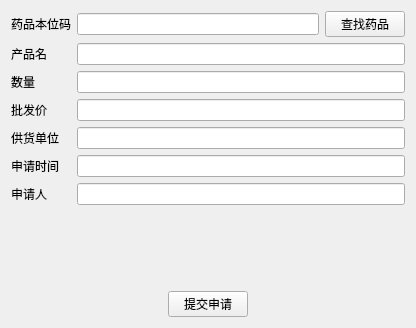
<?xml version="1.0" encoding="UTF-8"?>
<ui version="4.0">
 <class>purchase_record</class>
 <widget class="QWidget" name="purchase_record">
  <property name="geometry">
   <rect>
    <x>0</x>
    <y>0</y>
    <width>416</width>
    <height>328</height>
   </rect>
  </property>
  <property name="windowTitle">
   <string>Form</string>
  </property>
  <layout class="QVBoxLayout" name="verticalLayout">
   <item>
    <layout class="QFormLayout" name="formLayout">
     <item row="0" column="0">
      <widget class="QLabel" name="label">
       <property name="text">
        <string>药品本位码</string>
       </property>
      </widget>
     </item>
     <item row="2" column="0">
      <widget class="QLabel" name="label_2">
       <property name="text">
        <string>数量</string>
       </property>
      </widget>
     </item>
     <item row="3" column="0">
      <widget class="QLabel" name="label_4">
       <property name="text">
        <string>批发价</string>
       </property>
      </widget>
     </item>
     <item row="4" column="0">
      <widget class="QLabel" name="label_5">
       <property name="text">
        <string>供货单位</string>
       </property>
      </widget>
     </item>
     <item row="5" column="0">
      <widget class="QLabel" name="label_6">
       <property name="text">
        <string>申请时间</string>
       </property>
      </widget>
     </item>
     <item row="6" column="0">
      <widget class="QLabel" name="label_3">
       <property name="text">
        <string>申请人</string>
       </property>
       <property name="alignment">
        <set>Qt::AlignLeading|Qt::AlignLeft|Qt::AlignVCenter</set>
       </property>
      </widget>
     </item>
     <item row="0" column="1">
      <layout class="QHBoxLayout" name="horizontalLayout_2">
       <item>
        <widget class="QLineEdit" name="mid">
         <property name="readOnly">
          <bool>true</bool>
         </property>
        </widget>
       </item>
       <item>
        <widget class="QPushButton" name="select_mid">
         <property name="text">
          <string>查找药品</string>
         </property>
        </widget>
       </item>
      </layout>
     </item>
     <item row="2" column="1">
      <widget class="QLineEdit" name="num"/>
     </item>
     <item row="3" column="1">
      <widget class="QLineEdit" name="price"/>
     </item>
     <item row="4" column="1">
      <widget class="QLineEdit" name="supplier"/>
     </item>
     <item row="5" column="1">
      <widget class="QLineEdit" name="date">
       <property name="readOnly">
        <bool>true</bool>
       </property>
      </widget>
     </item>
     <item row="6" column="1">
      <widget class="QLineEdit" name="staff">
       <property name="readOnly">
        <bool>true</bool>
       </property>
      </widget>
     </item>
     <item row="1" column="0">
      <widget class="QLabel" name="label_7">
       <property name="text">
        <string>产品名</string>
       </property>
      </widget>
     </item>
     <item row="1" column="1">
      <widget class="QLineEdit" name="ap_name">
       <property name="readOnly">
        <bool>true</bool>
       </property>
      </widget>
     </item>
    </layout>
   </item>
   <item>
    <layout class="QHBoxLayout" name="horizontalLayout">
     <item>
      <spacer name="horizontalSpacer">
       <property name="orientation">
        <enum>Qt::Horizontal</enum>
       </property>
       <property name="sizeHint" stdset="0">
        <size>
         <width>40</width>
         <height>20</height>
        </size>
       </property>
      </spacer>
     </item>
     <item>
      <widget class="QPushButton" name="commit">
       <property name="text">
        <string>提交申请</string>
       </property>
      </widget>
     </item>
     <item>
      <spacer name="horizontalSpacer_2">
       <property name="orientation">
        <enum>Qt::Horizontal</enum>
       </property>
       <property name="sizeHint" stdset="0">
        <size>
         <width>40</width>
         <height>20</height>
        </size>
       </property>
      </spacer>
     </item>
    </layout>
   </item>
  </layout>
 </widget>
 <resources/>
 <connections/>
</ui>
